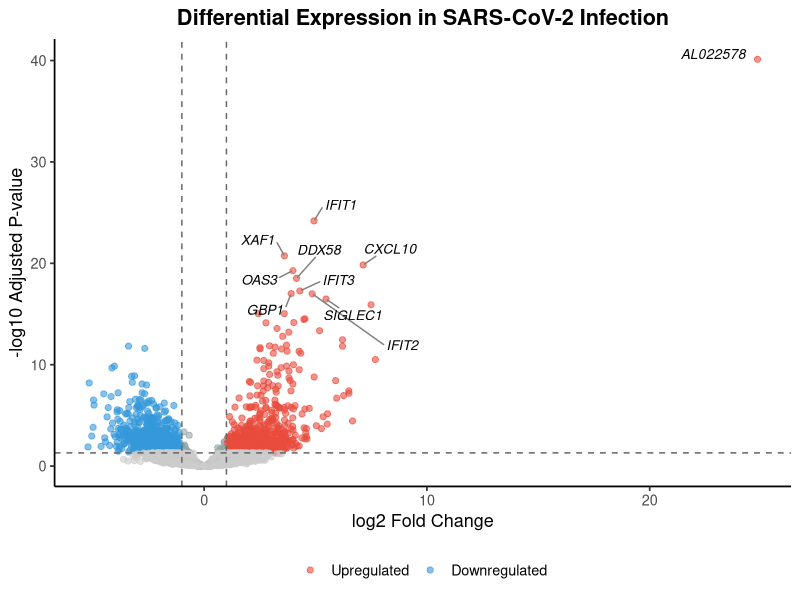
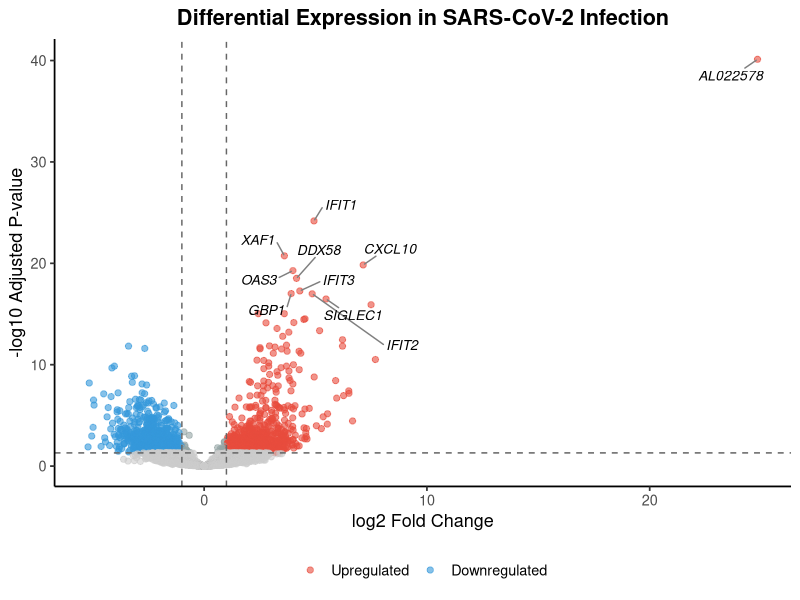

Write R code to recreate these figures, in order.
#!/usr/bin/env Rscript
# Volcano plot visualisation of differential expression results

library(ggplot2)
library(ggrepel)
library(dplyr)

if (!file.exists("results/tables/deseq2_results.csv")) {
  stop("File not found: results/tables/deseq2_results.csv. Run scripts/03_deseq2.R first.")
}

res <- read.csv("results/tables/deseq2_results.csv", stringsAsFactors = FALSE)

res <- res %>%
  filter(!is.na(padj), !is.na(log2FoldChange)) %>%
  mutate(
    sig = case_when(
      padj >= 0.05 ~ "NS",
      log2FoldChange > 1 ~ "Up",
      log2FoldChange < -1 ~ "Down",
      TRUE ~ "Marginal"
    )
  )

top_genes <- res %>%
  filter(padj < 0.001, abs(log2FoldChange) > 2) %>%
  arrange(padj) %>%
  head(10)

message("Labelling ", nrow(top_genes), " genes: ", paste(top_genes$gene, collapse = ", "))

ggplot(res, aes(log2FoldChange, -log10(padj))) +
  geom_point(aes(color = sig), alpha = 0.6, size = 1.8) +
  scale_color_manual(
    values = c("Up" = "#e74c3c", "Down" = "#3498db", "Marginal" = "#95a5a6", "NS" = "grey80"),
    breaks = c("Up", "Down"),
    labels = c("Upregulated", "Downregulated")
  ) +
  geom_text_repel(
    data = top_genes,
    aes(label = gene),
    size = 3.5,
    fontface = "italic",
    max.overlaps = 20,
    box.padding = 0.5,
    segment.color = "grey50"
  ) +
  geom_hline(yintercept = -log10(0.05), linetype = "dashed", color = "grey40") +
  geom_vline(xintercept = c(-1, 1), linetype = "dashed", color = "grey40") +
  labs(
    title = "Differential Expression in SARS-CoV-2 Infection",
    x = "log2 Fold Change",
    y = "-log10 Adjusted P-value",
    color = NULL
  ) +
  theme_classic(base_size = 13) +
  theme(
    plot.title = element_text(face = "bold", hjust = 0.5),
    legend.position = "bottom"
  )

dir.create("results/figures", recursive = TRUE, showWarnings = FALSE)
ggsave("results/figures/volcano_plot.png", width = 8, height = 7, dpi = 300)

write.csv(
  top_genes %>% dplyr::select(gene, log2FoldChange, padj, baseMean),
  "results/tables/top_genes.csv",
  row.names = FALSE
)

message("Volcano plot saved")
